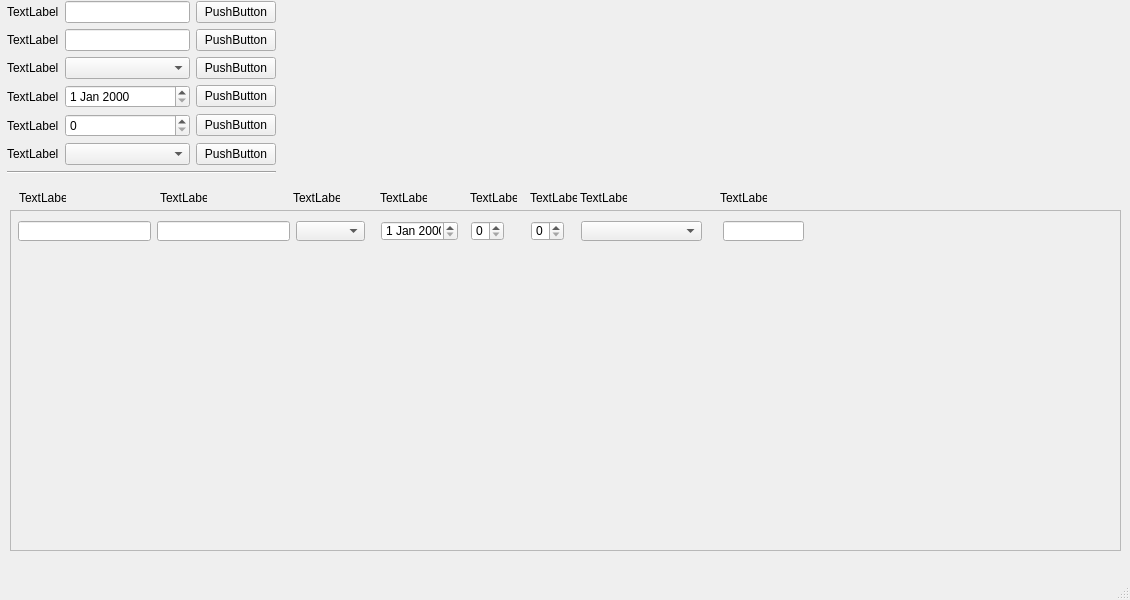
<?xml version="1.0" encoding="UTF-8"?>
<ui version="4.0">
 <class>MainWindow</class>
 <widget class="QMainWindow" name="MainWindow">
  <property name="geometry">
   <rect>
    <x>0</x>
    <y>0</y>
    <width>1130</width>
    <height>600</height>
   </rect>
  </property>
  <property name="windowTitle">
   <string>MainWindow</string>
  </property>
  <widget class="QWidget" name="centralwidget">
   <widget class="QScrollArea" name="scrollArea">
    <property name="geometry">
     <rect>
      <x>10</x>
      <y>210</y>
      <width>1111</width>
      <height>341</height>
     </rect>
    </property>
    <property name="widgetResizable">
     <bool>true</bool>
    </property>
    <widget class="QWidget" name="scrollAreaWidgetContents">
     <property name="geometry">
      <rect>
       <x>0</x>
       <y>0</y>
       <width>1109</width>
       <height>339</height>
      </rect>
     </property>
     <widget class="QDateEdit" name="dateEdit_jahr">
      <property name="geometry">
       <rect>
        <x>370</x>
        <y>10</y>
        <width>77</width>
        <height>20</height>
       </rect>
      </property>
     </widget>
     <widget class="QComboBox" name="comboBox_type">
      <property name="geometry">
       <rect>
        <x>285</x>
        <y>10</y>
        <width>69</width>
        <height>20</height>
       </rect>
      </property>
     </widget>
     <widget class="QLineEdit" name="lineEdit_ordner_name">
      <property name="geometry">
       <rect>
        <x>7</x>
        <y>10</y>
        <width>133</width>
        <height>20</height>
       </rect>
      </property>
     </widget>
     <widget class="QLineEdit" name="lineEdit_videofile_name">
      <property name="geometry">
       <rect>
        <x>146</x>
        <y>10</y>
        <width>133</width>
        <height>20</height>
       </rect>
      </property>
     </widget>
     <widget class="QComboBox" name="comboBox_gruppe">
      <property name="geometry">
       <rect>
        <x>570</x>
        <y>10</y>
        <width>121</width>
        <height>20</height>
       </rect>
      </property>
     </widget>
     <widget class="QSpinBox" name="spinBox_staffel">
      <property name="geometry">
       <rect>
        <x>460</x>
        <y>10</y>
        <width>33</width>
        <height>20</height>
       </rect>
      </property>
     </widget>
     <widget class="QSpinBox" name="spinBox_folge">
      <property name="geometry">
       <rect>
        <x>520</x>
        <y>10</y>
        <width>33</width>
        <height>20</height>
       </rect>
      </property>
     </widget>
     <widget class="QLineEdit" name="lineEdit_videotype">
      <property name="geometry">
       <rect>
        <x>712</x>
        <y>10</y>
        <width>81</width>
        <height>20</height>
       </rect>
      </property>
     </widget>
    </widget>
   </widget>
   <widget class="QWidget" name="">
    <property name="geometry">
     <rect>
      <x>7</x>
      <y>1</y>
      <width>269</width>
      <height>179</height>
     </rect>
    </property>
    <layout class="QGridLayout" name="gridLayout">
     <item row="0" column="0">
      <widget class="QLabel" name="label_add_ordner_name">
       <property name="text">
        <string>TextLabel</string>
       </property>
       <property name="buddy">
        <cstring>lineEdit_add_ordner_name</cstring>
       </property>
      </widget>
     </item>
     <item row="0" column="1">
      <widget class="QLineEdit" name="lineEdit_add_ordner_name"/>
     </item>
     <item row="0" column="2">
      <widget class="QPushButton" name="pushButton_add_ordner_name">
       <property name="text">
        <string>PushButton</string>
       </property>
      </widget>
     </item>
     <item row="1" column="0">
      <widget class="QLabel" name="label_add_videofile_name">
       <property name="text">
        <string>TextLabel</string>
       </property>
       <property name="buddy">
        <cstring>lineEdit_add_videofile_name</cstring>
       </property>
      </widget>
     </item>
     <item row="1" column="1">
      <widget class="QLineEdit" name="lineEdit_add_videofile_name"/>
     </item>
     <item row="1" column="2">
      <widget class="QPushButton" name="pushButton_add_videofile_name">
       <property name="text">
        <string>PushButton</string>
       </property>
      </widget>
     </item>
     <item row="2" column="0">
      <widget class="QLabel" name="label_add_type">
       <property name="text">
        <string>TextLabel</string>
       </property>
       <property name="buddy">
        <cstring>comboBox_add_type</cstring>
       </property>
      </widget>
     </item>
     <item row="2" column="1">
      <widget class="QComboBox" name="comboBox_add_type"/>
     </item>
     <item row="2" column="2">
      <widget class="QPushButton" name="pushButton_add_type">
       <property name="text">
        <string>PushButton</string>
       </property>
      </widget>
     </item>
     <item row="3" column="0">
      <widget class="QLabel" name="label_add_jahr">
       <property name="text">
        <string>TextLabel</string>
       </property>
       <property name="buddy">
        <cstring>dateEdit_add_jahr</cstring>
       </property>
      </widget>
     </item>
     <item row="3" column="1">
      <widget class="QDateEdit" name="dateEdit_add_jahr"/>
     </item>
     <item row="3" column="2">
      <widget class="QPushButton" name="pushButton_add_jahr">
       <property name="text">
        <string>PushButton</string>
       </property>
      </widget>
     </item>
     <item row="4" column="0">
      <widget class="QLabel" name="label_add_staffel">
       <property name="text">
        <string>TextLabel</string>
       </property>
       <property name="buddy">
        <cstring>spinBox_add_staffel</cstring>
       </property>
      </widget>
     </item>
     <item row="4" column="1">
      <widget class="QSpinBox" name="spinBox_add_staffel"/>
     </item>
     <item row="4" column="2">
      <widget class="QPushButton" name="pushButton_add_staffel">
       <property name="text">
        <string>PushButton</string>
       </property>
      </widget>
     </item>
     <item row="5" column="0">
      <widget class="QLabel" name="label_add_gruppe">
       <property name="text">
        <string>TextLabel</string>
       </property>
       <property name="buddy">
        <cstring>comboBox_add_gruppe</cstring>
       </property>
      </widget>
     </item>
     <item row="5" column="1">
      <widget class="QComboBox" name="comboBox_add_gruppe"/>
     </item>
     <item row="5" column="2">
      <widget class="QPushButton" name="pushButton_add_gruppe">
       <property name="text">
        <string>PushButton</string>
       </property>
      </widget>
     </item>
     <item row="6" column="0" colspan="3">
      <widget class="Line" name="line">
       <property name="orientation">
        <enum>Qt::Horizontal</enum>
       </property>
      </widget>
     </item>
    </layout>
   </widget>
   <widget class="QLabel" name="label_jahr">
    <property name="geometry">
     <rect>
      <x>380</x>
      <y>190</y>
      <width>47</width>
      <height>16</height>
     </rect>
    </property>
    <property name="text">
     <string>TextLabel</string>
    </property>
    <property name="buddy">
     <cstring>dateEdit_jahr</cstring>
    </property>
   </widget>
   <widget class="QLabel" name="label_type">
    <property name="geometry">
     <rect>
      <x>293</x>
      <y>190</y>
      <width>47</width>
      <height>16</height>
     </rect>
    </property>
    <property name="text">
     <string>TextLabel</string>
    </property>
    <property name="buddy">
     <cstring>comboBox_type</cstring>
    </property>
   </widget>
   <widget class="QLabel" name="label_videotype">
    <property name="geometry">
     <rect>
      <x>720</x>
      <y>190</y>
      <width>47</width>
      <height>16</height>
     </rect>
    </property>
    <property name="text">
     <string>TextLabel</string>
    </property>
    <property name="buddy">
     <cstring>lineEdit_videotype</cstring>
    </property>
   </widget>
   <widget class="QLabel" name="label_videofile_name">
    <property name="geometry">
     <rect>
      <x>160</x>
      <y>190</y>
      <width>47</width>
      <height>16</height>
     </rect>
    </property>
    <property name="text">
     <string>TextLabel</string>
    </property>
    <property name="buddy">
     <cstring>lineEdit_videofile_name</cstring>
    </property>
   </widget>
   <widget class="QLabel" name="label_ordner_name">
    <property name="geometry">
     <rect>
      <x>19</x>
      <y>190</y>
      <width>47</width>
      <height>16</height>
     </rect>
    </property>
    <property name="text">
     <string>TextLabel</string>
    </property>
    <property name="buddy">
     <cstring>lineEdit_ordner_name</cstring>
    </property>
   </widget>
   <widget class="QLabel" name="label_folge">
    <property name="geometry">
     <rect>
      <x>530</x>
      <y>190</y>
      <width>47</width>
      <height>16</height>
     </rect>
    </property>
    <property name="text">
     <string>TextLabel</string>
    </property>
    <property name="buddy">
     <cstring>spinBox_folge</cstring>
    </property>
   </widget>
   <widget class="QLabel" name="label_staffel">
    <property name="geometry">
     <rect>
      <x>470</x>
      <y>190</y>
      <width>47</width>
      <height>16</height>
     </rect>
    </property>
    <property name="text">
     <string>TextLabel</string>
    </property>
    <property name="buddy">
     <cstring>spinBox_staffel</cstring>
    </property>
   </widget>
   <widget class="QLabel" name="label__gruppe">
    <property name="geometry">
     <rect>
      <x>580</x>
      <y>190</y>
      <width>47</width>
      <height>16</height>
     </rect>
    </property>
    <property name="text">
     <string>TextLabel</string>
    </property>
    <property name="buddy">
     <cstring>comboBox_gruppe</cstring>
    </property>
   </widget>
  </widget>
  <widget class="QMenuBar" name="menubar">
   <property name="geometry">
    <rect>
     <x>0</x>
     <y>0</y>
     <width>1130</width>
     <height>21</height>
    </rect>
   </property>
  </widget>
  <widget class="QStatusBar" name="statusbar"/>
 </widget>
 <tabstops>
  <tabstop>lineEdit_ordner_name</tabstop>
  <tabstop>lineEdit_videofile_name</tabstop>
  <tabstop>comboBox_type</tabstop>
  <tabstop>dateEdit_jahr</tabstop>
  <tabstop>spinBox_staffel</tabstop>
  <tabstop>spinBox_folge</tabstop>
  <tabstop>comboBox_gruppe</tabstop>
  <tabstop>lineEdit_videotype</tabstop>
  <tabstop>lineEdit_add_ordner_name</tabstop>
  <tabstop>pushButton_add_ordner_name</tabstop>
  <tabstop>lineEdit_add_videofile_name</tabstop>
  <tabstop>pushButton_add_videofile_name</tabstop>
  <tabstop>comboBox_add_type</tabstop>
  <tabstop>pushButton_add_type</tabstop>
  <tabstop>dateEdit_add_jahr</tabstop>
  <tabstop>pushButton_add_jahr</tabstop>
  <tabstop>spinBox_add_staffel</tabstop>
  <tabstop>pushButton_add_staffel</tabstop>
  <tabstop>comboBox_add_gruppe</tabstop>
  <tabstop>pushButton_add_gruppe</tabstop>
 </tabstops>
 <resources/>
 <connections/>
</ui>
